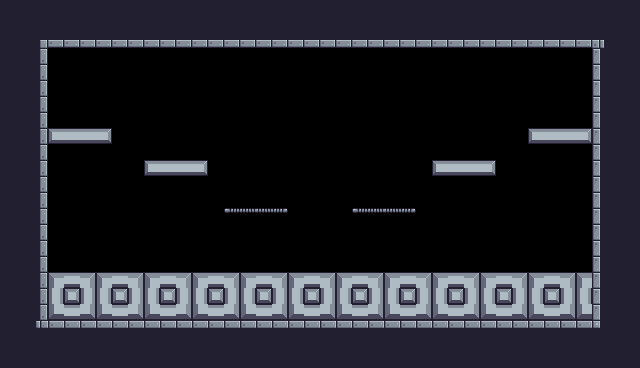

A level layout from a 2D game, rendered from its tile map. Below: a short description, then the map file with its tile-grid data intact:
An orthogonal 40x23 tile map with 16x16 px tiles, 1 tile layer (background) and 21 objects (6x Heal, 4x Block, 2x Platform, 2x Shaker, Player, ...).

<map version="1.10" tiledversion="1.11.2" orientation="orthogonal" renderorder="right-down" width="40" height="23" tilewidth="16" tileheight="16" infinite="0" nextlayerid="4" nextobjectid="39">
 <tileset firstgid="1" source="ChickenGame.tsx" />
 <layer id="1" name="background" width="40" height="23">
  <properties>
   <property name="BackgroundImage" value="Kitchen" />
  </properties>
  <data encoding="csv">
112,112,112,112,112,112,112,112,112,112,112,112,112,112,112,112,112,112,112,112,112,112,112,112,112,112,112,112,112,112,112,112,112,112,112,112,112,112,112,112,
112,112,112,112,112,112,112,112,112,112,112,112,112,112,112,112,112,112,112,112,112,112,112,112,112,112,112,112,112,112,112,112,112,112,112,112,112,112,112,112,
112,112,4,46,46,46,46,46,46,46,46,46,46,46,46,46,46,46,46,46,46,46,46,46,46,46,46,46,46,46,46,46,46,46,46,46,46,5,112,112,
112,112,25,0,0,0,0,0,0,0,0,0,0,0,0,0,0,0,0,0,0,0,0,0,0,0,0,0,0,0,0,0,0,0,0,0,0,23,112,112,
112,112,25,0,0,0,0,0,0,0,0,0,0,0,0,0,0,0,0,0,0,0,0,0,0,0,0,0,0,0,0,0,0,0,0,0,0,23,112,112,
112,112,25,0,0,0,0,0,0,0,0,0,0,0,0,0,0,0,0,0,0,0,0,0,0,0,0,0,0,0,0,0,0,0,0,0,0,23,112,112,
112,112,25,0,0,0,0,0,0,0,0,0,0,0,0,0,0,0,0,0,0,0,0,0,0,0,0,0,0,0,0,0,0,0,0,0,0,23,112,112,
112,112,25,0,0,0,0,0,0,0,0,0,0,0,0,0,0,0,0,0,0,0,0,0,0,0,0,0,0,0,0,0,0,0,0,0,0,23,112,112,
112,112,25,101,102,102,103,0,0,0,0,0,0,0,0,0,0,0,0,0,0,0,0,0,0,0,0,0,0,0,0,0,0,101,102,102,103,23,112,112,
112,112,25,0,0,0,0,0,0,0,0,0,0,0,0,0,0,0,0,0,0,0,0,0,0,0,0,0,0,0,0,0,0,0,0,0,0,23,112,112,
112,112,25,0,0,0,0,0,0,101,102,102,103,0,0,0,0,0,0,0,0,0,0,0,0,0,0,101,102,102,103,0,0,0,0,0,0,23,112,112,
112,112,25,0,0,0,0,0,0,0,0,0,0,0,0,0,0,0,0,0,0,0,0,0,0,0,0,0,0,0,0,0,0,0,0,0,0,23,112,112,
112,112,25,0,0,0,0,0,0,0,0,0,0,0,0,0,0,0,0,0,0,0,0,0,0,0,0,0,0,0,0,0,0,0,0,0,0,23,112,112,
112,112,25,0,0,0,0,0,0,0,0,0,0,0,62,63,63,64,0,0,0,0,62,63,63,64,0,0,0,0,0,0,0,0,0,0,0,23,112,112,
112,112,25,0,0,0,0,0,0,0,0,0,0,0,0,0,0,0,0,0,0,0,0,0,0,0,0,0,0,0,0,0,0,0,0,0,0,23,112,112,
112,112,25,0,0,0,0,0,0,0,0,0,0,0,0,0,0,0,0,72,73,74,75,0,0,0,0,0,74,75,0,0,0,0,0,0,0,23,112,112,
112,112,25,0,0,0,0,0,0,0,0,0,0,0,0,0,0,0,0,0,0,0,0,0,0,0,0,0,0,0,0,0,6,0,0,0,0,23,112,112,
112,112,25,124,102,125,124,102,125,124,102,125,124,102,125,124,102,125,124,102,125,124,102,125,124,102,125,124,102,125,124,102,125,124,102,125,124,23,112,112,
112,112,25,126,123,126,126,123,126,126,123,126,126,123,126,126,123,126,126,123,126,126,123,126,126,123,126,126,123,126,126,123,126,126,123,126,126,23,112,112,
112,112,25,146,102,147,146,102,147,146,102,147,146,102,147,146,102,147,146,102,147,146,102,147,146,102,147,146,102,147,146,102,147,146,102,147,146,23,112,112,
112,112,26,2,2,2,2,2,2,2,2,2,2,2,2,2,2,2,2,2,2,2,2,2,2,2,2,2,2,2,2,2,2,2,2,2,2,27,112,112,
112,112,112,112,112,112,112,112,112,112,112,112,112,112,112,112,112,112,112,112,112,112,112,112,112,112,112,112,112,112,112,112,112,112,112,112,112,112,112,112,
112,112,112,112,112,112,112,112,112,112,112,112,112,112,112,112,112,112,112,112,112,112,112,112,112,112,112,112,112,112,112,112,112,112,112,112,112,112,112,112
</data>
 </layer>
 <objectgroup id="3" name="collisions">
  <object id="8" x="32" y="32" width="576" height="16" />
  <object id="9" x="32" y="320" width="576" height="16" />
  <object id="12" x="32" y="48" width="16" height="272" />
  <object id="13" x="592" y="48" width="16" height="272" />
  <object id="14" x="48" y="272" width="544" height="48" />
  <object id="25" type="Block" x="48" y="128" width="64" height="16" />
  <object id="30" type="Block" x="528" y="128" width="64" height="16" />
  <object id="31" type="Block" x="432" y="160" width="64" height="16" />
  <object id="35" type="Block" x="144" y="160" width="64" height="16" />
  <object id="37" type="Platform" x="352" y="208" width="63.5" height="16" />
  <object id="38" type="Platform" x="224" y="208" width="63.5" height="16" />
 </objectgroup>
 <objectgroup id="2" name="spawnpoints">
  <object id="5" name="ChefWithJacket" type="Player" x="304" y="240" width="32" height="32">
   <properties>
    <property name="reward" value="Chef Hat" />
   </properties>
  </object>
  <object id="6" name="Salt" type="Shaker" x="512" y="176" width="64" height="96" />
  <object id="7" name="Pepper" type="Shaker" x="64" y="176" width="64" height="96" />
  <object id="16" name="Heal" type="Heal" x="64" y="96" width="32" height="32" />
  <object id="17" name="Heal" type="Heal" x="160" y="128" width="32" height="32" />
  <object id="18" name="Heal" type="Heal" x="544" y="96" width="32" height="32" />
  <object id="19" name="Heal" type="Heal" x="448" y="128" width="32" height="32" />
  <object id="20" name="Heal" type="Heal" x="368" y="176" width="32" height="32" />
  <object id="21" name="Heal" type="Heal" x="240" y="176" width="32" height="32" />
  <object id="23" name="Saw" type="Saw" x="304" y="80" width="32" height="32">
   <properties>
    <property name="isVertical" type="bool" value="false" />
    <property name="offsetNeg" type="float" value="7" />
    <property name="offsetPos" type="float" value="7" />
   </properties>
  </object>
 </objectgroup>
</map>
